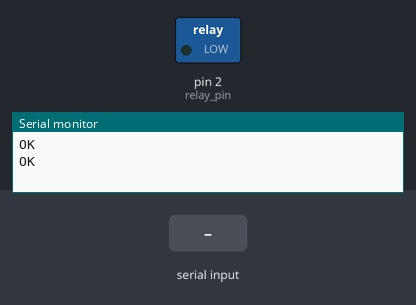
Recording of a sketch running on a simulated Arduino Uno, built with avr-gcc and run on an emulated ATmega328P. Parts: switched loads named in the sketch (green lamp = pin HIGH), the last lines printed to the serial monitor. Inputs (shaded band) come from the test bench. The modem accepts every AT command (registered, SIM ready, sends succeed) and sends nothing else.

Above: at 1.4 s.
1.5 s: "A.light_On" received over the second serial link
At 3.7 s:
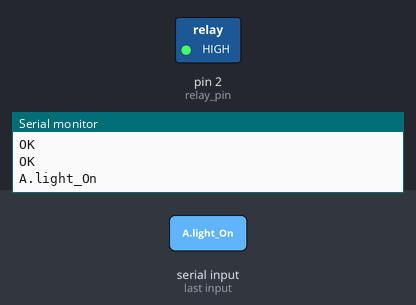
4.0 s: "A.light_Off" received over the second serial link
At 5.7 s:
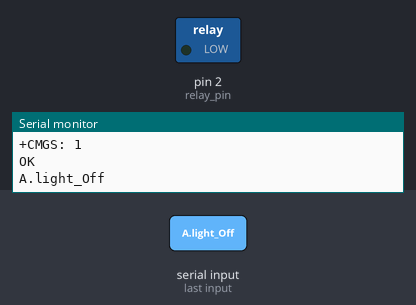
Timing chart, 0 to 7.2 s (numbered marks = the images above; inputs shaded):
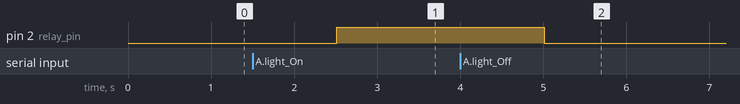

The sketch:

SIM900Acontrolrelaysketch.ino
```cpp
#include <SoftwareSerial.h> // Library for using software serial communication
SoftwareSerial SIM900(7, 8); // Pins 7, 8 are used as used as software serial pins

String incomingData;   // for storing incoming serial data
String message = "";   // A String for storing the message
int relay_pin = 2;    // Initialized a pin for relay module

void setup()
{
  Serial.begin(115200); // baudrate for serial monitor
  SIM900.begin(19200); // baudrate for GSM shield

  pinMode(relay_pin, OUTPUT);   // Setting erlay pin as output pin
  digitalWrite(relay_pin, LOW);  // Making relay pin initailly low

  // set SMS mode to text mode
  SIM900.print("AT+CMGF=1\r");
  delay(100);

  // set gsm module to tp show the output on serial out
  SIM900.print("AT+CNMI=2,2,0,0,0\r");
  delay(100);
}

void loop()
{
  //Function for receiving sms
  receive_message();

  // if received command is to turn on relay
  if(incomingData.indexOf("A.light_On")>=0)
  {
    digitalWrite(relay_pin, HIGH);
    message = "Light is ON";
    // Send a sms back to confirm that the relay is turned on
    send_message(message);
  }

  // if received command is to turn off relay
  if(incomingData.indexOf("A.light_Off")>=0)
  {
    digitalWrite(relay_pin, LOW);
    message = "Light is OFF";
    // Send a sms back to confirm that the relay is turned off
    send_message(message);
  }
}

void receive_message()
{
  if (SIM900.available() > 0)
  {
    incomingData = SIM900.readString(); // Get the data from the serial port.
    Serial.print(incomingData);
    delay(10);
  }
}

void send_message(String message)
{
  SIM900.println("AT+CMGF=1");    //Set the GSM Module in Text Mode
  delay(100);
  SIM900.println("AT+CMGS=\"+37165738579\""); // Replace it with your mobile number
  delay(100);
  SIM900.println(message);   // The SMS text you want to send
  delay(100);
  SIM900.println((char)26);  // ASCII code of CTRL+Z
  delay(100);
  SIM900.println();
  delay(1000);
}
```

Measured:
- after the input at 1.5 s, pin 2 (relay_pin): LOW → HIGH after 1.0 s
- after the input at 4.0 s, pin 2 (relay_pin): HIGH → LOW after 1.0 s
